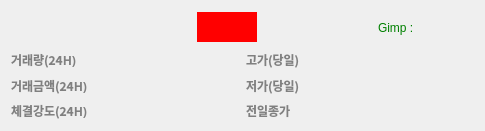
<?xml version="1.0" encoding="UTF-8"?>
<ui version="4.0">
 <class>Form</class>
 <widget class="QWidget" name="Form">
  <property name="geometry">
   <rect>
    <x>0</x>
    <y>0</y>
    <width>485</width>
    <height>131</height>
   </rect>
  </property>
  <property name="sizePolicy">
   <sizepolicy hsizetype="Preferred" vsizetype="Preferred">
    <horstretch>0</horstretch>
    <verstretch>0</verstretch>
   </sizepolicy>
  </property>
  <property name="minimumSize">
   <size>
    <width>0</width>
    <height>100</height>
   </size>
  </property>
  <property name="windowTitle">
   <string>Form</string>
  </property>
  <layout class="QGridLayout" name="gridLayout_2">
   <item row="0" column="0">
    <layout class="QHBoxLayout" name="horizontalLayout">
     <item>
      <widget class="QLabel" name="label_1">
       <property name="minimumSize">
        <size>
         <width>180</width>
         <height>0</height>
        </size>
       </property>
       <property name="font">
        <font>
         <family>맑은 고딕</family>
         <pointsize>18</pointsize>
         <weight>75</weight>
         <bold>true</bold>
        </font>
       </property>
       <property name="styleSheet">
        <string notr="true">color:red;</string>
       </property>
       <property name="text">
        <string/>
       </property>
      </widget>
     </item>
     <item>
      <widget class="QLabel" name="label_2">
       <property name="minimumSize">
        <size>
         <width>60</width>
         <height>30</height>
        </size>
       </property>
       <property name="maximumSize">
        <size>
         <width>60</width>
         <height>30</height>
        </size>
       </property>
       <property name="font">
        <font>
         <weight>75</weight>
         <bold>true</bold>
        </font>
       </property>
       <property name="styleSheet">
        <string notr="true">background-color:red;color:white</string>
       </property>
       <property name="text">
        <string/>
       </property>
       <property name="alignment">
        <set>Qt::AlignCenter</set>
       </property>
      </widget>
     </item>
     <item>
      <spacer name="horizontalSpacer_2">
       <property name="orientation">
        <enum>Qt::Horizontal</enum>
       </property>
       <property name="sizeType">
        <enum>QSizePolicy::Fixed</enum>
       </property>
       <property name="sizeHint" stdset="0">
        <size>
         <width>40</width>
         <height>20</height>
        </size>
       </property>
      </spacer>
     </item>
     <item>
      <widget class="QLabel" name="label">
       <property name="font">
        <font>
         <pointsize>15</pointsize>
         <weight>75</weight>
         <bold>true</bold>
        </font>
       </property>
       <property name="text">
        <string/>
       </property>
      </widget>
     </item>
     <item>
      <spacer name="horizontalSpacer">
       <property name="orientation">
        <enum>Qt::Horizontal</enum>
       </property>
       <property name="sizeHint" stdset="0">
        <size>
         <width>40</width>
         <height>20</height>
        </size>
       </property>
      </spacer>
     </item>
     <item>
      <widget class="QLabel" name="label_15">
       <property name="minimumSize">
        <size>
         <width>20</width>
         <height>0</height>
        </size>
       </property>
       <property name="styleSheet">
        <string notr="true">color:green</string>
       </property>
       <property name="text">
        <string>Gimp : </string>
       </property>
      </widget>
     </item>
     <item>
      <spacer name="horizontalSpacer_3">
       <property name="orientation">
        <enum>Qt::Horizontal</enum>
       </property>
       <property name="sizeHint" stdset="0">
        <size>
         <width>40</width>
         <height>20</height>
        </size>
       </property>
      </spacer>
     </item>
    </layout>
   </item>
   <item row="1" column="0">
    <layout class="QGridLayout" name="gridLayout">
     <item row="2" column="6">
      <widget class="QLabel" name="label_14">
       <property name="minimumSize">
        <size>
         <width>0</width>
         <height>20</height>
        </size>
       </property>
       <property name="text">
        <string/>
       </property>
      </widget>
     </item>
     <item row="0" column="4">
      <widget class="QLabel" name="label_4">
       <property name="minimumSize">
        <size>
         <width>0</width>
         <height>20</height>
        </size>
       </property>
       <property name="text">
        <string/>
       </property>
      </widget>
     </item>
     <item row="2" column="4">
      <widget class="QLabel" name="label_12">
       <property name="minimumSize">
        <size>
         <width>0</width>
         <height>20</height>
        </size>
       </property>
       <property name="text">
        <string/>
       </property>
      </widget>
     </item>
     <item row="0" column="3">
      <widget class="QLabel" name="label_3">
       <property name="minimumSize">
        <size>
         <width>0</width>
         <height>20</height>
        </size>
       </property>
       <property name="font">
        <font>
         <family>굴림체</family>
         <weight>75</weight>
         <bold>true</bold>
        </font>
       </property>
       <property name="styleSheet">
        <string notr="true">color:gray</string>
       </property>
       <property name="text">
        <string>거래량(24H)</string>
       </property>
      </widget>
     </item>
     <item row="0" column="5">
      <widget class="QLabel" name="label_5">
       <property name="minimumSize">
        <size>
         <width>0</width>
         <height>20</height>
        </size>
       </property>
       <property name="font">
        <font>
         <family>굴림체</family>
         <weight>75</weight>
         <bold>true</bold>
        </font>
       </property>
       <property name="styleSheet">
        <string notr="true">color:gray</string>
       </property>
       <property name="text">
        <string>고가(당일)</string>
       </property>
      </widget>
     </item>
     <item row="0" column="6">
      <widget class="QLabel" name="label_6">
       <property name="minimumSize">
        <size>
         <width>0</width>
         <height>20</height>
        </size>
       </property>
       <property name="text">
        <string/>
       </property>
      </widget>
     </item>
     <item row="1" column="6">
      <widget class="QLabel" name="label_10">
       <property name="minimumSize">
        <size>
         <width>0</width>
         <height>20</height>
        </size>
       </property>
       <property name="text">
        <string/>
       </property>
      </widget>
     </item>
     <item row="1" column="3">
      <widget class="QLabel" name="label_7">
       <property name="minimumSize">
        <size>
         <width>0</width>
         <height>20</height>
        </size>
       </property>
       <property name="font">
        <font>
         <family>굴림체</family>
         <weight>75</weight>
         <bold>true</bold>
        </font>
       </property>
       <property name="styleSheet">
        <string notr="true">color:gray</string>
       </property>
       <property name="text">
        <string>거래금액(24H)</string>
       </property>
      </widget>
     </item>
     <item row="1" column="4">
      <widget class="QLabel" name="label_8">
       <property name="minimumSize">
        <size>
         <width>0</width>
         <height>20</height>
        </size>
       </property>
       <property name="text">
        <string/>
       </property>
      </widget>
     </item>
     <item row="1" column="5">
      <widget class="QLabel" name="label_9">
       <property name="minimumSize">
        <size>
         <width>0</width>
         <height>20</height>
        </size>
       </property>
       <property name="font">
        <font>
         <family>굴림체</family>
         <weight>75</weight>
         <bold>true</bold>
        </font>
       </property>
       <property name="styleSheet">
        <string notr="true">color:gray</string>
       </property>
       <property name="text">
        <string>저가(당일)</string>
       </property>
      </widget>
     </item>
     <item row="2" column="3">
      <widget class="QLabel" name="label_11">
       <property name="minimumSize">
        <size>
         <width>0</width>
         <height>20</height>
        </size>
       </property>
       <property name="font">
        <font>
         <family>굴림체</family>
         <weight>75</weight>
         <bold>true</bold>
        </font>
       </property>
       <property name="styleSheet">
        <string notr="true">color:gray</string>
       </property>
       <property name="text">
        <string>체결강도(24H)</string>
       </property>
      </widget>
     </item>
     <item row="2" column="5">
      <widget class="QLabel" name="label_13">
       <property name="minimumSize">
        <size>
         <width>0</width>
         <height>20</height>
        </size>
       </property>
       <property name="font">
        <font>
         <family>굴림체</family>
         <weight>75</weight>
         <bold>true</bold>
        </font>
       </property>
       <property name="styleSheet">
        <string notr="true">color:gray</string>
       </property>
       <property name="text">
        <string>전일종가</string>
       </property>
      </widget>
     </item>
    </layout>
   </item>
  </layout>
 </widget>
 <resources/>
 <connections/>
</ui>
